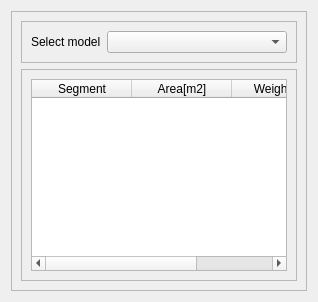
      <widget class="QWidget" name="tab">
       <attribute name="title">
        <string>Body area, weight</string>
       </attribute>
       <layout class="QHBoxLayout" name="horizontalLayout_7">
        <item>
         <widget class="QFrame" name="frame_3">
          <property name="frameShape">
           <enum>QFrame::StyledPanel</enum>
          </property>
          <property name="frameShadow">
           <enum>QFrame::Raised</enum>
          </property>
          <layout class="QGridLayout" name="gridLayout_2">
           <item row="0" column="0">
            <layout class="QVBoxLayout" name="verticalLayout_4">
             <item>
              <widget class="QFrame" name="frame_4">
               <property name="sizePolicy">
                <sizepolicy hsizetype="Preferred" vsizetype="Preferred">
                 <horstretch>0</horstretch>
                 <verstretch>0</verstretch>
                </sizepolicy>
               </property>
               <property name="frameShape">
                <enum>QFrame::StyledPanel</enum>
               </property>
               <property name="frameShadow">
                <enum>QFrame::Raised</enum>
               </property>
               <layout class="QHBoxLayout" name="horizontalLayout_6">
                <item>
                 <widget class="QLabel" name="label_3">
                  <property name="sizePolicy">
                   <sizepolicy hsizetype="Fixed" vsizetype="Preferred">
                    <horstretch>0</horstretch>
                    <verstretch>0</verstretch>
                   </sizepolicy>
                  </property>
                  <property name="text">
                   <string>Select model</string>
                  </property>
                 </widget>
                </item>
                <item>
                 <widget class="QComboBox" name="comboBox_body_area_weight">
                  <property name="sizePolicy">
                   <sizepolicy hsizetype="Preferred" vsizetype="Fixed">
                    <horstretch>0</horstretch>
                    <verstretch>0</verstretch>
                   </sizepolicy>
                  </property>
                  <item>
                   <property name="text">
                    <string/>
                   </property>
                  </item>
                  <item>
                   <property name="text">
                    <string>Custom</string>
                   </property>
                  </item>
                 </widget>
                </item>
               </layout>
              </widget>
             </item>
             <item>
              <widget class="QFrame" name="frame_5">
               <property name="frameShape">
                <enum>QFrame::StyledPanel</enum>
               </property>
               <property name="frameShadow">
                <enum>QFrame::Raised</enum>
               </property>
               <layout class="QGridLayout" name="gridLayout_3">
                <item row="0" column="0">
                 <widget class="QTableWidget" name="table_body_area_weight">
                  <column>
                   <property name="text">
                    <string>Segment</string>
                   </property>
                  </column>
                  <column>
                   <property name="text">
                    <string>Area[m2]</string>
                   </property>
                  </column>
                  <column>
                   <property name="text">
                    <string>Weight[kg]</string>
                   </property>
                  </column>
                 </widget>
                </item>
               </layout>
              </widget>
             </item>
            </layout>
           </item>
          </layout>
         </widget>
        </item>
       </layout>
      </widget>
